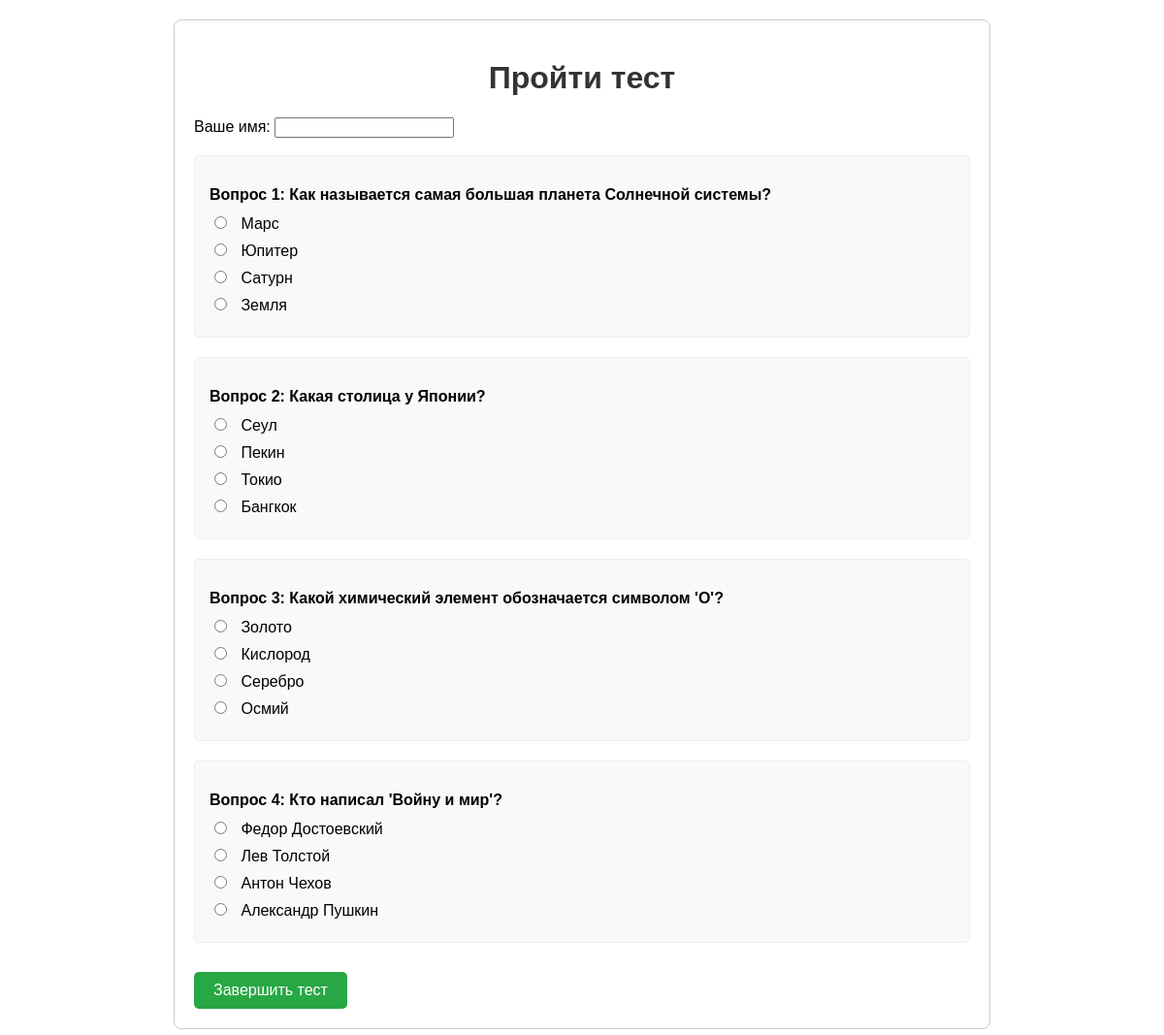
/test, run on the app's committed database.
### tables this page shows
CREATE TABLE questions (
                id INTEGER PRIMARY KEY AUTOINCREMENT,
                question_text TEXT NOT NULL,
                options TEXT NOT NULL, -- JSON string
                correct_answer TEXT NOT NULL
            );

### app.py (the view, shortened to what this page needs)
@app.route('/test', methods=['GET', 'POST'])
def test():
    db = get_db()
    cursor = db.cursor()
    cursor.execute("SELECT id, question_text, options FROM questions")
    questions = []
    for row in cursor.fetchall():
        q = dict(row)
        q['options'] = json.loads(q['options']) # Десериализация JSON-строки в список
        questions.append(q)
    db.close()
    return render_template('test.html', questions=questions)

### app.py (called while the page is built)
def get_db():
    conn = sqlite3.connect(DATABASE)
    conn.row_factory = sqlite3.Row # Позволяет получать результаты как словари
    return conn

### templates/test.html (shortened to what this page needs)
<!DOCTYPE html>
<html lang="ru">
<head>
</head>
<body>
    <div class="container">
        <h1>Пройти тест</h1>
        <form method="POST" action="/test">
            <label for="student_name">Ваше имя:</label>
            <input type="text" id="student_name" name="student_name" required><br><br>
            {% for q in questions %}
                <div class="question">
                    <p>Вопрос {{ loop.index }}: {{ q.question_text }}</p>
                    <div class="options">
                        {% for option in q.options %}
                            <label>
                                <input type="radio" name="question_{{ q.id }}" value="{{ loop.index }}" required>
                                {{ option }}
                            </label>
                        {% endfor %}
                    </div>
                </div>
            {% endfor %}
            <button type="submit" class="submit-btn">Завершить тест</button>
        </form>
    </div>
</body>
</html>

### templates/test.html (style rules this page uses)
body { font-family: Arial, sans-serif; margin: 20px; }
.container { max-width: 800px; margin: 0 auto; padding: 20px; border: 1px solid #ccc; border-radius: 8px; }
h1 { text-align: center; color: #333; }
.question { margin-bottom: 20px; padding: 15px; border: 1px solid #eee; border-radius: 5px; background-color: #f9f9f9; }
.question p { font-weight: bold; margin-bottom: 10px; }
.options label { display: block; margin-bottom: 8px; cursor: pointer; }
.options input[type="radio"] { margin-right: 10px; }
.submit-btn { display: block; margin-top: 30px; padding: 10px 20px; background-color: #28a745; color: white; border: none; border-radius: 5px; cursor: pointer; font-size: 16px; }

### data on the page
questions: question_text "Как называется самая большая планета Солнечной системы?", options "Марс" "Юпитер" "Сатурн" "Земля"
questions: question_text "Какая столица у Японии?", options "Сеул" "Пекин" "Токио" "Бангкок"
questions: question_text "Какой химический элемент обозначается символом 'O'?", options "Золото" "Кислород" "Серебро" "Осмий"
questions: question_text "Кто написал 'Войну и мир'?", options "Федор Достоевский" "Лев Толстой" "Антон Чехов" "Александр Пушкин"
